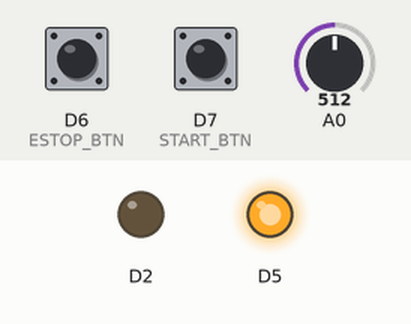
Recording of a sketch running on a simulated ESP8266 (NodeMCU). On the bench: output pins drawn as LEDs (lit = HIGH). The test bench sets the inputs (shaded band); at power-on: A0 = 512, D7 (START_BTN) HIGH, D6 (ESTOP_BTN) HIGH.

Above: at 1.2 s.
1.3 s: A0 set to 107
2.8 s: A0 set to 90
At 3.4 s:
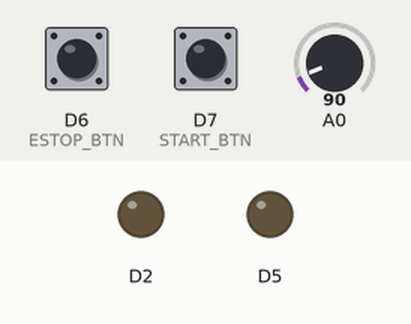
4.3 s: D7 (START_BTN) pulled LOW for 0.15 s
At 5.2 s:
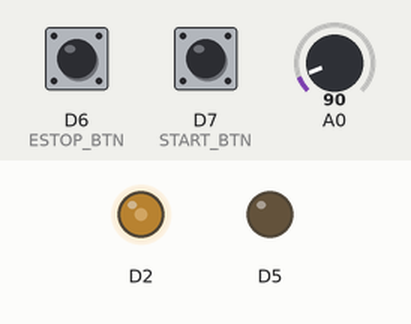
7.4 s: A0 set to 110
At 8.4 s:
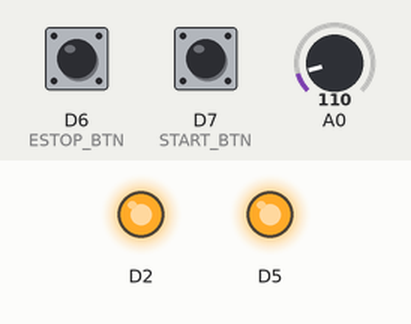
10.4 s: D6 (ESTOP_BTN) pulled LOW for 0.15 s
At 11.0 s:
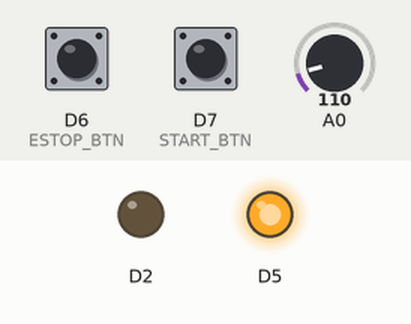
12.0 s: D7 (START_BTN) pulled LOW for 1 s
At 13.6 s:
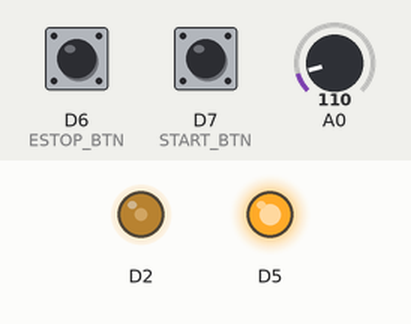
Timing chart, 0 to 17.0 s (numbered marks = the images above; inputs shaded):
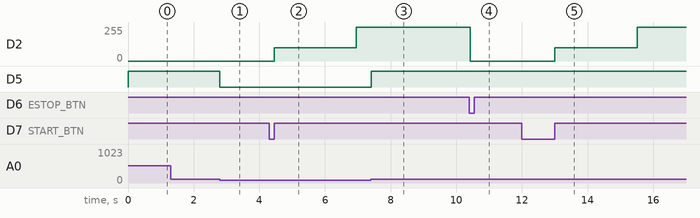

Measured:
- the behaviour switches between 101 and 100 on A0 (found by bisection; images 0 and 1)
- after the input at 1.3 s, every drawn part: stays the same
- after the input at 2.8 s, D5: HIGH → LOW at once
- after the input at 4.3 s, D2: 0/255 → 100/255 after 0.15 s, → 255/255 2.5 s later
- after the input at 7.4 s, D5: LOW → HIGH at once
- after the input at 10.4 s, D2: 255/255 → 0/255 at once
- after the input at 12.0 s, D2: 0/255 → 100/255 after 1.0 s, → 255/255 2.5 s later

The sketch:

Relaxhoek_1_File.ino
```cpp
#include <Arduino.h>

const uint16_t MIN_PULSE = 0;
const uint16_t MAX_PULSE = 1000;

class Motor {
public:
    Motor(uint8_t pin) : _pin(pin) {}

    void begin() {
        pinMode(_pin, OUTPUT);
    }

    void setSpeed(uint8_t pct) {
        if (pct > 100) pct = 100;
        uint16_t pulse = (pct == 0) ? 0 : MIN_PULSE + ((pct * (MAX_PULSE - MIN_PULSE)) / 100);
        analogWrite(_pin, pulse);
    }

private:
    uint8_t _pin;
};

class Schemerlamp {
public:
    Schemerlamp(uint8_t ldrPin, uint8_t ledPin, int drempel = 500)
        : _ldrPin(ldrPin), _ledPin(ledPin), _drempel(drempel),
          _lampAan(false), _ldrWaarde(0) {}

    void begin() {
        pinMode(_ledPin, OUTPUT);
        digitalWrite(_ledPin, LOW);
    }

    void update() {
        _ldrWaarde = analogRead(_ldrPin);
        if (_ldrWaarde > _drempel) {
            _lampAan = true;
            digitalWrite(_ledPin, HIGH);
        } else {
            _lampAan = false;
            digitalWrite(_ledPin, LOW);
        }
    }

    bool isAan(){
      return _lampAan;
    }
    int  getLdrWaarde() { return _ldrWaarde; }

private:
    uint8_t _ldrPin;
    uint8_t _ledPin;
    int     _drempel;
    bool    _lampAan;
    int     _ldrWaarde;
};

Motor       motor(D2);
Schemerlamp schemerlamp(A0, D5, 100);

const uint8_t START_BTN = D7;
const uint8_t ESTOP_BTN = D6;

bool running = false;

void runStep(uint8_t speed, unsigned long ms) {
    motor.setSpeed(speed);
    unsigned long start = millis();
    while (millis() - start < ms) {
        if (digitalRead(ESTOP_BTN) == LOW) {
            motor.setSpeed(0);
            running = false;
            while (digitalRead(ESTOP_BTN) == LOW) delay(10);
            return;
        }
        schemerlamp.update();
        delay(50);
    }
}

void setup() {
    Serial.begin(9600);
    motor.begin();
    schemerlamp.begin();
    pinMode(START_BTN, INPUT_PULLUP);
    pinMode(ESTOP_BTN, INPUT_PULLUP);
}

void loop() {
    schemerlamp.update();

    if (digitalRead(ESTOP_BTN) == LOW) {
        running = false;
        motor.setSpeed(0);
        while (digitalRead(ESTOP_BTN) == LOW) delay(10);
        return;
    }

    if (digitalRead(START_BTN) == LOW && !running) {
        delay(50);
        if (digitalRead(START_BTN) == LOW) {
            running = true;
            while (digitalRead(START_BTN) == LOW) delay(10);
        }
    }

    if (!running) return;

    runStep(10,  2500);
    if (!running) return;
    runStep(50,  2500);
    if (!running) return;
    runStep(100, 2500);
    if (!running) return;
}
```
